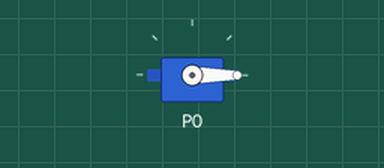
The program below on a simulated BBC micro:bit (MakeCode). On the bench: servo.

Above: at 0.05 s.
At 11.0 s:
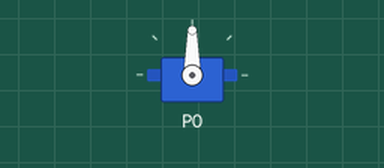
Timing chart, 0 to 14.3 s (numbered marks = the images above):
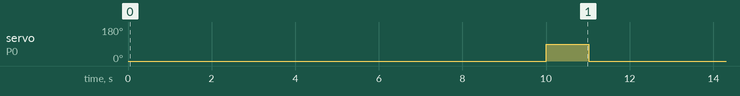

The program:

main.ts
```typescript
let Tempo = 0
servos.P0.setAngle(0)
let TimeRef = 0
basic.forever(function () {
    Tempo = input.runningTime() - TimeRef
    if (Tempo < 10000) {
        servos.P0.setAngle(0)
    } else {
        servos.P0.setAngle(90)
        basic.pause(1000)
        TimeRef = input.runningTime()
    }
})
```

test.ts
```typescript
// här hamnar tester och detta kompileras inte när det här paketet används som ett tillägg.
```

Measured:
- by itself, servo on P0: alternates 90° for 1.0 s and 0° for 10.0 s
